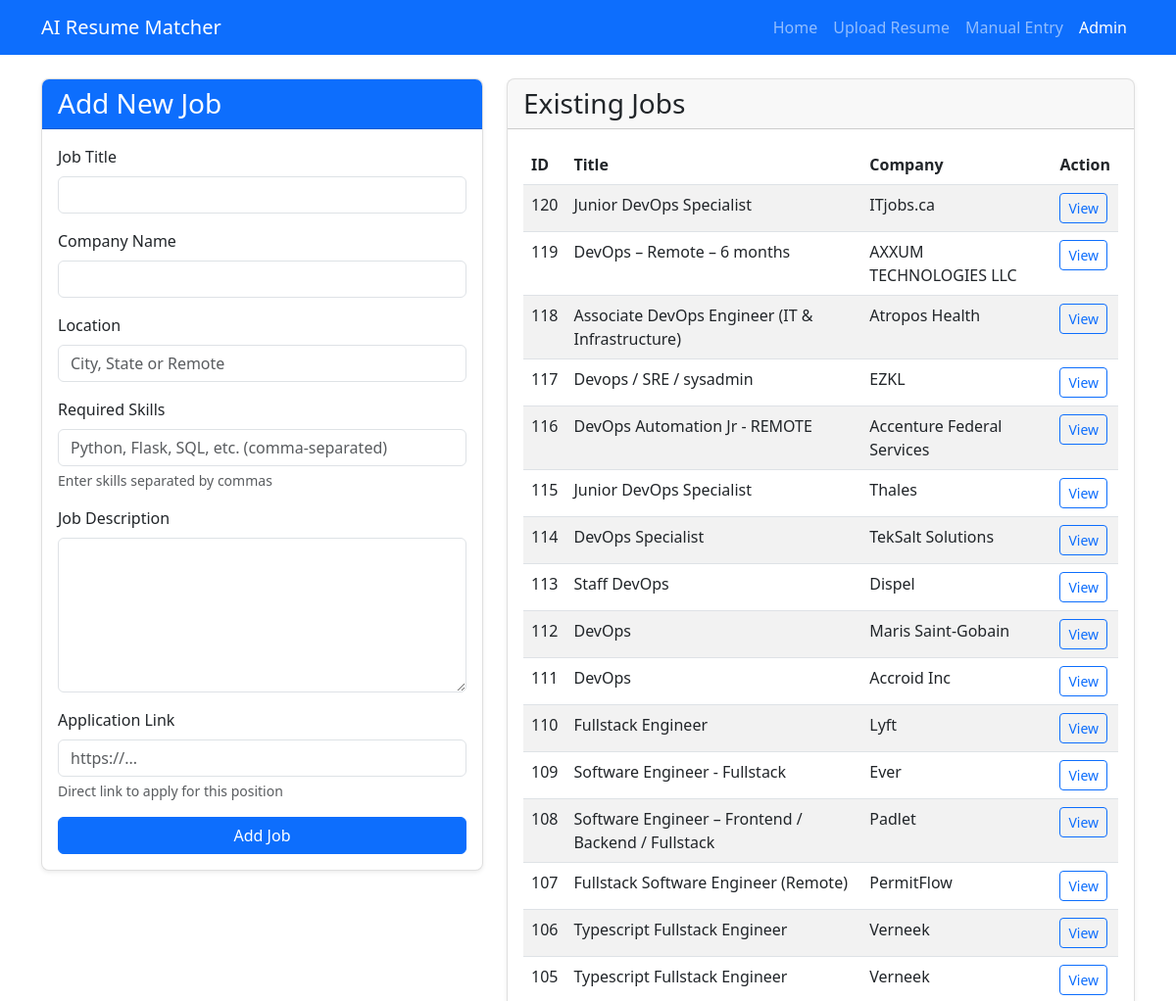
Before: /admin/upload_jobs (upper part) with the older database file.
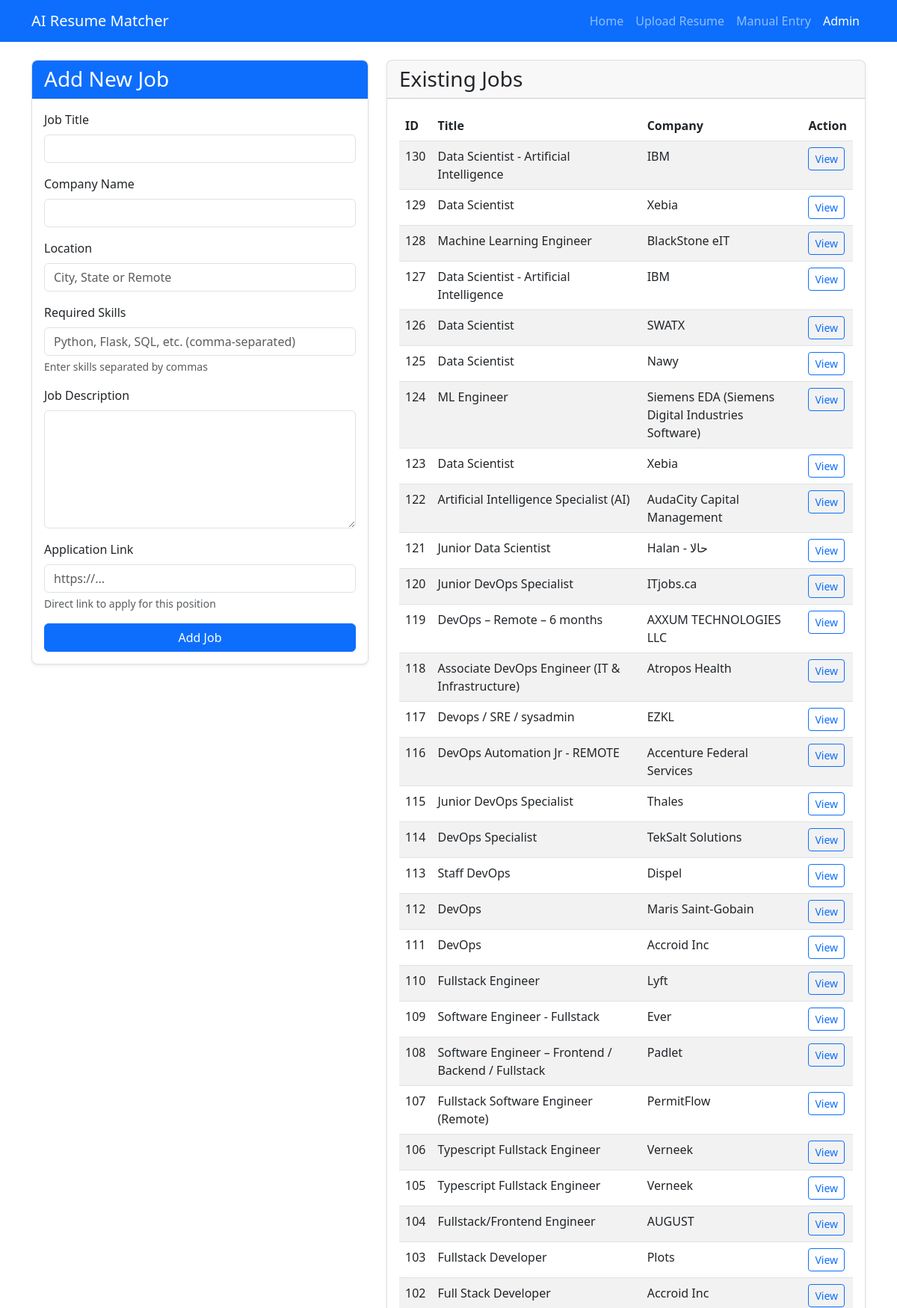
After: the same page with the newer database file.
### tables this page shows
CREATE TABLE jobs (
    id INTEGER PRIMARY KEY AUTOINCREMENT,
    title TEXT NOT NULL,
    company TEXT NOT NULL,
    description TEXT NOT NULL,
    location TEXT,
    skills_required TEXT,
    application_link TEXT UNIQUE NOT NULL,
    created TIMESTAMP NOT NULL DEFAULT CURRENT_TIMESTAMP,
    posted_date TEXT NOT NULL,
    source TEXT NOT NULL
);

### app/routes.py (the view, shortened to what this page needs)
@bp.route('/admin/upload_jobs', methods=('GET', 'POST'))
def upload_jobs():
    db = db_utils.get_db()
    jobs = db.execute('SELECT id, title, company FROM jobs ORDER BY id DESC').fetchall()
    return render_template('admin/upload_jobs.html', jobs=jobs)

### app/utils/db_utils.py (called while the page is built)
def get_db():
    if 'db' not in g:
        g.db = sqlite3.connect(
            current_app.config['DATABASE'],
            detect_types=sqlite3.PARSE_DECLTYPES
        )
        g.db.row_factory = sqlite3.Row
    return g.db

### app/templates/admin/upload_jobs.html (shortened to what this page needs)
{% extends 'base.html' %}
{% block content %}
<div class="row">
    <div class="col-lg-5">
        <div class="card mb-4">
            <div class="card-header bg-primary text-white">
                <h3 class="card-title mb-0">Add New Job</h3>
            </div>
            <div class="card-body">
                <form method="post">
                    <div class="mb-3">
                        <label for="title" class="form-label">Job Title</label>
                        <input type="text" class="form-control" id="title" name="title" required>
                    </div>
                    <div class="mb-3">
                        <label for="company" class="form-label">Company Name</label>
                        <input type="text" class="form-control" id="company" name="company" required>
                    </div>
                    <div class="mb-3">
                        <label for="location" class="form-label">Location</label>
                        <input type="text" class="form-control" id="location" name="location" placeholder="City, State or Remote">
                    </div>
                    <div class="mb-3">
                        <label for="skills_required" class="form-label">Required Skills</label>
                        <input type="text" class="form-control" id="skills_required" name="skills_required" placeholder="Python, Flask, SQL, etc. (comma-separated)">
                        <div class="form-text">Enter skills separated by commas</div>
                    </div>
                    <div class="mb-3">
                        <label for="description" class="form-label">Job Description</label>
                        <textarea class="form-control" id="description" name="description" rows="6" required></textarea>
                    </div>
                    <div class="mb-3">
                        <label for="application_link" class="form-label">Application Link</label>
                        <input type="url" class="form-control" id="application_link" name="application_link" placeholder="https://...">
                        <div class="form-text">Direct link to apply for this position</div>
                    </div>
                    <div class="d-grid">
                        <button type="submit" class="btn btn-primary">Add Job</button>
                    </div>
                </form>
            </div>
        </div>
    </div>
    <div class="col-lg-7">
        <div class="card">
            <div class="card-header">
                <h3 class="card-title mb-0">Existing Jobs</h3>
            </div>
            <div class="card-body">
                {% if jobs %}
                    <div class="table-responsive">
                        <table class="table table-striped table-hover">
                            <thead>
                                <tr>
                                    <th>ID</th>
                                    <th>Title</th>
                                    <th>Company</th>
                                    <th>Action</th>
                                </tr>
                            </thead>
                            <tbody>
                                {% for job in jobs %}
                                <tr>
                                    <td>{{ job.id }}</td>
                                    <td>{{ job.title }}</td>
                                    <td>{{ job.company }}</td>
                                    <td>
                                        <a href="{{ url_for('main.job_detail', job_id=job.id) }}" class="btn btn-sm btn-outline-primary">View</a>
                                    </td>
                                </tr>
                                {% endfor %}
                            </tbody>
                        </table>
                    </div>
                {% else %}
                    <div class="alert alert-info">No jobs have been added yet.</div>
                {% endif %}
            </div>
        </div>
    </div>
</div>
{% endblock %}

### app/templates/base.html (shortened to what this page needs)
<!DOCTYPE html>
<html lang="en">
<head>
    <link href="https://cdn.jsdelivr.net/npm/bootstrap@5.3.0-alpha1/dist/css/bootstrap.min.css" rel="stylesheet">
    <link rel="stylesheet" href="https://cdn.jsdelivr.net/npm/bootstrap-icons@1.7.2/font/bootstrap-icons.css">
    <link rel="stylesheet" href="{{ url_for('static', filename='css/styles.css') }}">
</head>
<body>
    <nav class="navbar navbar-expand-lg navbar-dark bg-primary mb-4">
        <div class="container">
            <a class="navbar-brand" href="{{ url_for('main.index') }}">
                AI Resume Matcher
            </a>
            <div class="collapse navbar-collapse" id="navbarNav">
                <ul class="navbar-nav ms-auto">
                    <li class="nav-item">
                        <a class="nav-link {% if request.path == url_for('main.index') %}active{% endif %}"
                           href="{{ url_for('main.index') }}">Home</a>
                    </li>
                    <li class="nav-item">
                        <a class="nav-link {% if request.path == url_for('main.upload_resume') %}active{% endif %}"
                           href="{{ url_for('main.upload_resume') }}">Upload Resume</a>
                    </li>
                    <li class="nav-item">
                        <a class="nav-link {% if request.path == url_for('main.manual_entry') %}active{% endif %}"
                           href="{{ url_for('main.manual_entry') }}">Manual Entry</a>
                    </li>
                    <li class="nav-item">
                        <a class="nav-link {% if request.path.startswith('/admin') %}active{% endif %}"
                           href="{{ url_for('main.upload_jobs') }}">Admin</a>
                    </li>
                </ul>
            </div>
        </div>
    </nav>
    <div class="container mb-5">
        {% block content %}{% endblock %}
    </div>
</body>
</html>

### app/static/css/styles.css (style rules this page uses)
body { min-height: 100vh; display: flex; flex-direction: column; }
.card { box-shadow: 0 0.125rem 0.25rem rgba(0, 0, 0, 0.075); border-radius: 0.5rem; border: 1px solid rgba(0, 0, 0, 0.125); }
.card-header:first-child { border-radius: calc(0.5rem - 1px) calc(0.5rem - 1px) 0 0; }

Changed rows visible on the page:
added jobs: id "130", title "Data Scientist - Artificial Intelligence", company "IBM"
added jobs: id "129", title "Data Scientist", company "Xebia"
added jobs: id "128", title "Machine Learning Engineer", company "BlackStone eIT"
added jobs: id "127", title "Data Scientist - Artificial Intelligence", company "IBM"
added jobs: id "126", title "Data Scientist", company "SWATX"
added jobs: id "125", title "Data Scientist", company "Nawy"
added jobs: id "124", title "ML Engineer", company "Siemens EDA (Siemens Digital Industries Software)"
added jobs: id "123", title "Data Scientist", company "Xebia"
added jobs: id "122", title "Artificial Intelligence Specialist (AI)", company "AudaCity Capital Management"
added jobs: id "121", title "Junior Data Scientist", company "Halan - حالا"
now on this page (row unchanged): jobs: id "104", title "Fullstack/Frontend Engineer", company "AUGUST"
now on this page (row unchanged): jobs: id "103", title "Fullstack Developer", company "Plots"
now on this page (row unchanged): jobs: id "102", title "Full Stack Developer", company "Accroid Inc"
